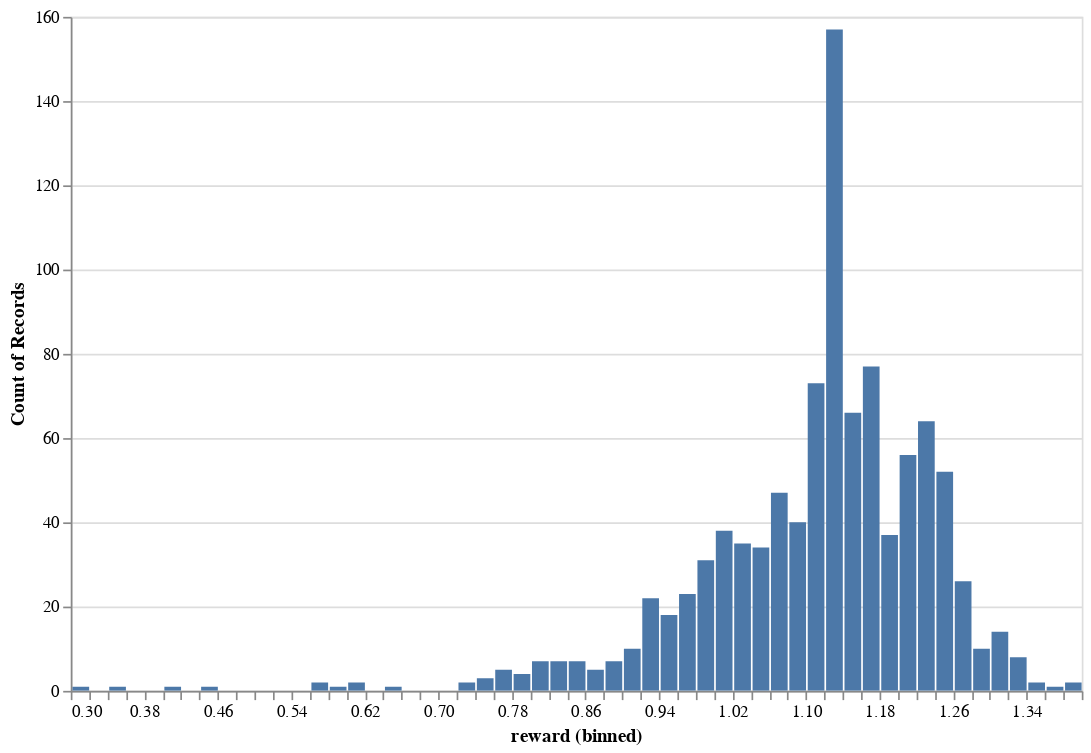

Notebook source saved alongside this figure:
### Code cell
# Plot distribution plot using altaire
alt.Chart(df_rewards).mark_bar().encode(
    alt.X('reward', bin=alt.Bin(maxbins=100)),
    y='count()',
).properties(
    width=600,
    height=400
).interactive()

### Figure 1 — Vega-Lite specification as saved in the notebook (floating-point values rounded to 4 significant figures; data arrays with more than 128 entries replaced by an {"elided": "..."} marker saying what was removed)
{"config": {"view": {"continuousWidth": 400, "continuousHeight": 300}}, "data": {"name": "data-afed30f8573f11c3d4109fb926d77b74"}, "mark": "bar", "encoding": {"x": {"bin": {"maxbins": 100}, "field": "reward", "type": "quantitative"}, "y": {"aggregate": "count", "type": "quantitative"}}, "height": 400, "selection": {"selector001": {"type": "interval", "bind": "scales", "encodings": ["x", "y"]}}, "width": 600, "$schema": "https://vega.github.io/schema/vega-lite/v4.17.0.json", "datasets": {"data-afed30f8573f11c3d4109fb926d77b74": {"elided": "1000 records"}}}
